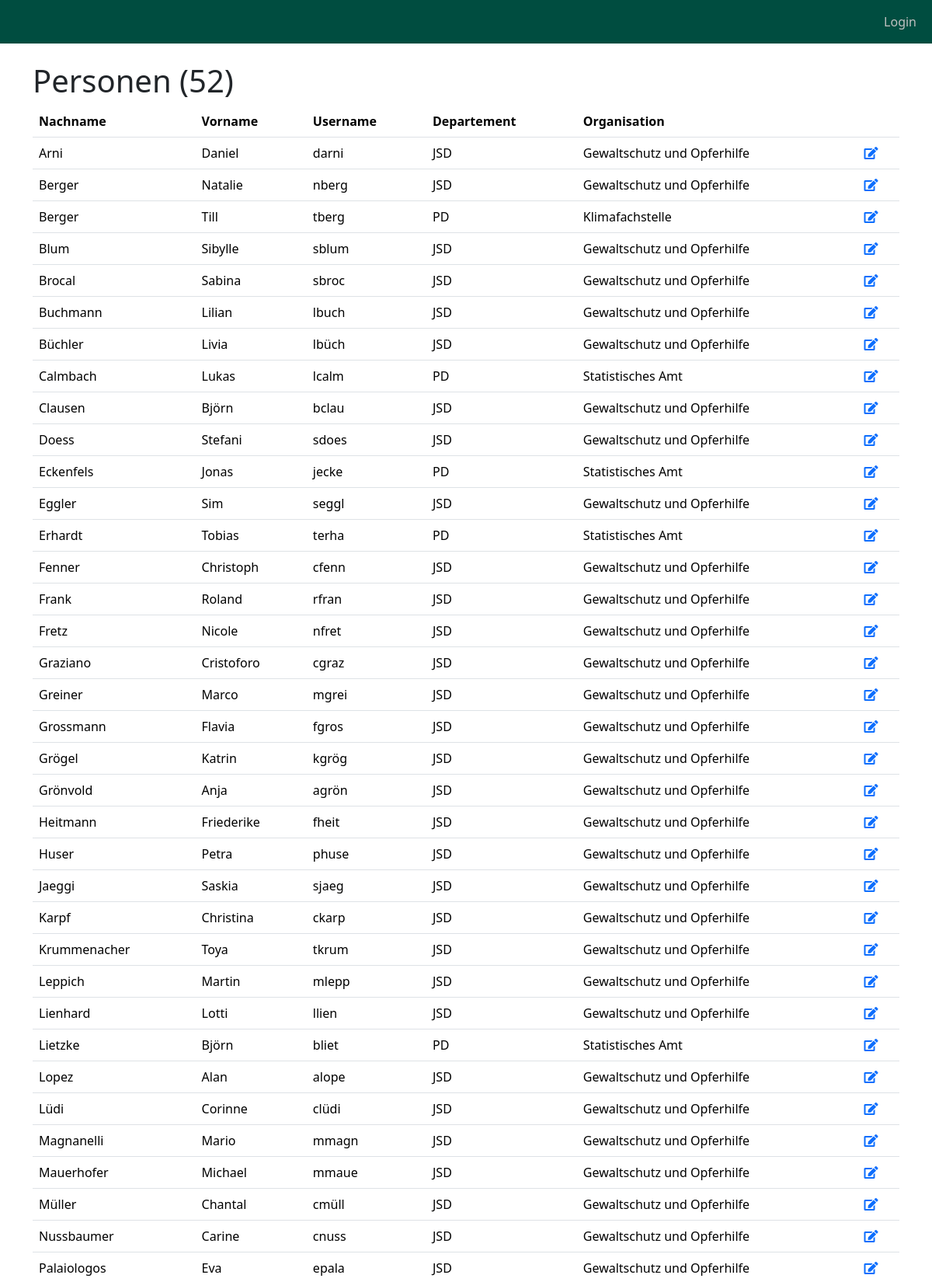
Screenshot of /personen/ (upper part) with the database file from the repository.
### objective_manager_app/models.py (models this page shows, shortened)
class Person(models.Model):
    user = models.OneToOneField(User, on_delete=models.CASCADE, blank=True, null=True)
    vorname = models.CharField(verbose_name= 'Vorname', max_length=200)
    nachname = models.CharField(verbose_name= 'Nachname', max_length=200)
    email = models.EmailField(verbose_name= 'Email', max_length=200, null=True, blank=True)
    telefon = models.CharField(verbose_name= 'Telefon', max_length=200, null=True, blank=True)
    organisation = models.ForeignKey(Organisation, verbose_name='Organisation', on_delete=models.CASCADE)
    erstellt_am = models.DateTimeField(auto_now_add=True)
    class Meta:
        ordering = ['nachname', 'vorname']

class Organisation(models.Model):
    departement = models.CharField(max_length=200, verbose_name='Departement')
    dienststelle = models.CharField(max_length=200, verbose_name='Dienststelle')
    bereich = models.CharField(max_length=200, verbose_name='Bereich')
    departement_kuerzel = models.CharField(max_length=200, verbose_name='Departement Kürzel')
    dienststelle_kuerzel = models.CharField(max_length=200, verbose_name='Dienststelle Kürzel')
    bereich_kuerzel = models.CharField(max_length=200, verbose_name='Bereich Kürzel')
    def __str__(self):
        return self.bereich if self.bereich else self.dienststelle
    class Meta:
        ordering = ['departement_kuerzel', 'dienststelle']

### objective_manager_app/views.py (the view)
# urls.py: path("personen/", views.personen_list, name="personen_list"),
def personen_list(request):
    personen = Person.objects.all()
    context = {
        'personen': personen,
    }
    return render(request, "objective_manager_app/personen_list.html", context)

### objective_manager_app/templatetags/custom_filters.py (called while the page is built)
@register.filter(name='is_in_group')
def is_in_group(user, group_name):
    if user.is_authenticated:
        return user.groups.filter(name=group_name).exists()
    return False

### templates/objective_manager_app/personen_list.html (shortened to what this page needs)
{% extends "base.html" %}
{% block content %}
    <div class="container">
        <h1>Personen ({{ personen|length}})</h1>
        <table class="table">
            <thead>
                <tr>
                    <th>Nachname</th>
                    <th>Vorname</th>
                    <th>Username</th>
                    <th>Departement</th>
                    <th>Organisation</th>
                    <th></th>
                </tr>
            </thead>
            <tbody>
                {% for person in personen %}
                <tr>
                    <td>{{ person.nachname }}</td>
                    <td>{{ person.vorname }}</td>
                    <td>{{ person.user.username }}</td>
                    <td>{{ person.organisation.departement_kuerzel }}</td>
                    <td>{{ person.organisation }}</td>
                    <td><a href="{% url 'person_edit' person.pk %}"><i class="fas fa-edit"></i></a></td>
                </tr>
                {% endfor %}
            </tbody>
        </table>
    </div>
{% endblock %}

### rows the page displays
Person: nachname "Arni", vorname "Daniel", user.username "darni", organisation.departement_kuerzel "JSD", organisation "Gewaltschutz und Opferhilfe"
Person: nachname "Berger", vorname "Natalie", user.username "nberg", organisation.departement_kuerzel "JSD", organisation "Gewaltschutz und Opferhilfe"
Person: nachname "Berger", vorname "Till", user.username "tberg", organisation.departement_kuerzel "PD", organisation "Klimafachstelle"
Person: nachname "Blum", vorname "Sibylle", user.username "sblum", organisation.departement_kuerzel "JSD", organisation "Gewaltschutz und Opferhilfe"
Person: nachname "Brocal", vorname "Sabina", user.username "sbroc", organisation.departement_kuerzel "JSD", organisation "Gewaltschutz und Opferhilfe"
Person: nachname "Buchmann", vorname "Lilian", user.username "lbuch", organisation.departement_kuerzel "JSD", organisation "Gewaltschutz und Opferhilfe"
Person: nachname "Büchler", vorname "Livia", user.username "lbüch", organisation.departement_kuerzel "JSD", organisation "Gewaltschutz und Opferhilfe"
Person: nachname "Calmbach", vorname "Lukas", user.username "lcalm", organisation.departement_kuerzel "PD", organisation "Statistisches Amt"
Person: nachname "Clausen", vorname "Björn", user.username "bclau", organisation.departement_kuerzel "JSD", organisation "Gewaltschutz und Opferhilfe"
Person: nachname "Doess", vorname "Stefani", user.username "sdoes", organisation.departement_kuerzel "JSD", organisation "Gewaltschutz und Opferhilfe"
Person: nachname "Eckenfels", vorname "Jonas", user.username "jecke", organisation.departement_kuerzel "PD", organisation "Statistisches Amt"
Person: nachname "Eggler", vorname "Sim", user.username "seggl", organisation.departement_kuerzel "JSD", organisation "Gewaltschutz und Opferhilfe"
Person: nachname "Erhardt", vorname "Tobias", user.username "terha", organisation.departement_kuerzel "PD", organisation "Statistisches Amt"
Person: nachname "Fenner", vorname "Christoph", user.username "cfenn", organisation.departement_kuerzel "JSD", organisation "Gewaltschutz und Opferhilfe"
Person: nachname "Frank", vorname "Roland", user.username "rfran", organisation.departement_kuerzel "JSD", organisation "Gewaltschutz und Opferhilfe"
Person: nachname "Fretz", vorname "Nicole", user.username "nfret", organisation.departement_kuerzel "JSD", organisation "Gewaltschutz und Opferhilfe"
Person: nachname "Graziano", vorname "Cristoforo", user.username "cgraz", organisation.departement_kuerzel "JSD", organisation "Gewaltschutz und Opferhilfe"
Person: nachname "Greiner", vorname "Marco", user.username "mgrei", organisation.departement_kuerzel "JSD", organisation "Gewaltschutz und Opferhilfe"
Person: nachname "Grossmann", vorname "Flavia", user.username "fgros", organisation.departement_kuerzel "JSD", organisation "Gewaltschutz und Opferhilfe"
Person: nachname "Grögel", vorname "Katrin", user.username "kgrög", organisation.departement_kuerzel "JSD", organisation "Gewaltschutz und Opferhilfe"
Person: nachname "Grönvold", vorname "Anja", user.username "agrön", organisation.departement_kuerzel "JSD", organisation "Gewaltschutz und Opferhilfe"
Person: nachname "Heitmann", vorname "Friederike", user.username "fheit", organisation.departement_kuerzel "JSD", organisation "Gewaltschutz und Opferhilfe"
Person: nachname "Huser", vorname "Petra", user.username "phuse", organisation.departement_kuerzel "JSD", organisation "Gewaltschutz und Opferhilfe"
Person: nachname "Jaeggi", vorname "Saskia", user.username "sjaeg", organisation.departement_kuerzel "JSD", organisation "Gewaltschutz und Opferhilfe"
Person: nachname "Karpf", vorname "Christina", user.username "ckarp", organisation.departement_kuerzel "JSD", organisation "Gewaltschutz und Opferhilfe"
Person: nachname "Krummenacher", vorname "Toya", user.username "tkrum", organisation.departement_kuerzel "JSD", organisation "Gewaltschutz und Opferhilfe"
Person: nachname "Leppich", vorname "Martin", user.username "mlepp", organisation.departement_kuerzel "JSD", organisation "Gewaltschutz und Opferhilfe"
Person: nachname "Lienhard", vorname "Lotti", user.username "llien", organisation.departement_kuerzel "JSD", organisation "Gewaltschutz und Opferhilfe"
Person: nachname "Lietzke", vorname "Björn", user.username "bliet", organisation.departement_kuerzel "PD", organisation "Statistisches Amt"
Person: nachname "Lopez", vorname "Alan", user.username "alope", organisation.departement_kuerzel "JSD", organisation "Gewaltschutz und Opferhilfe"
Person: nachname "Lüdi", vorname "Corinne", user.username "clüdi", organisation.departement_kuerzel "JSD", organisation "Gewaltschutz und Opferhilfe"
Person: nachname "Magnanelli", vorname "Mario", user.username "mmagn", organisation.departement_kuerzel "JSD", organisation "Gewaltschutz und Opferhilfe"
Person: nachname "Mauerhofer", vorname "Michael", user.username "mmaue", organisation.departement_kuerzel "JSD", organisation "Gewaltschutz und Opferhilfe"
Person: nachname "Müller", vorname "Chantal", user.username "cmüll", organisation.departement_kuerzel "JSD", organisation "Gewaltschutz und Opferhilfe"
Person: nachname "Nussbaumer", vorname "Carine", user.username "cnuss", organisation.departement_kuerzel "JSD", organisation "Gewaltschutz und Opferhilfe"
Person: nachname "Palaiologos", vorname "Eva", user.username "epala", organisation.departement_kuerzel "JSD", organisation "Gewaltschutz und Opferhilfe"

### other values shown
{{ personen|length }} "52"
